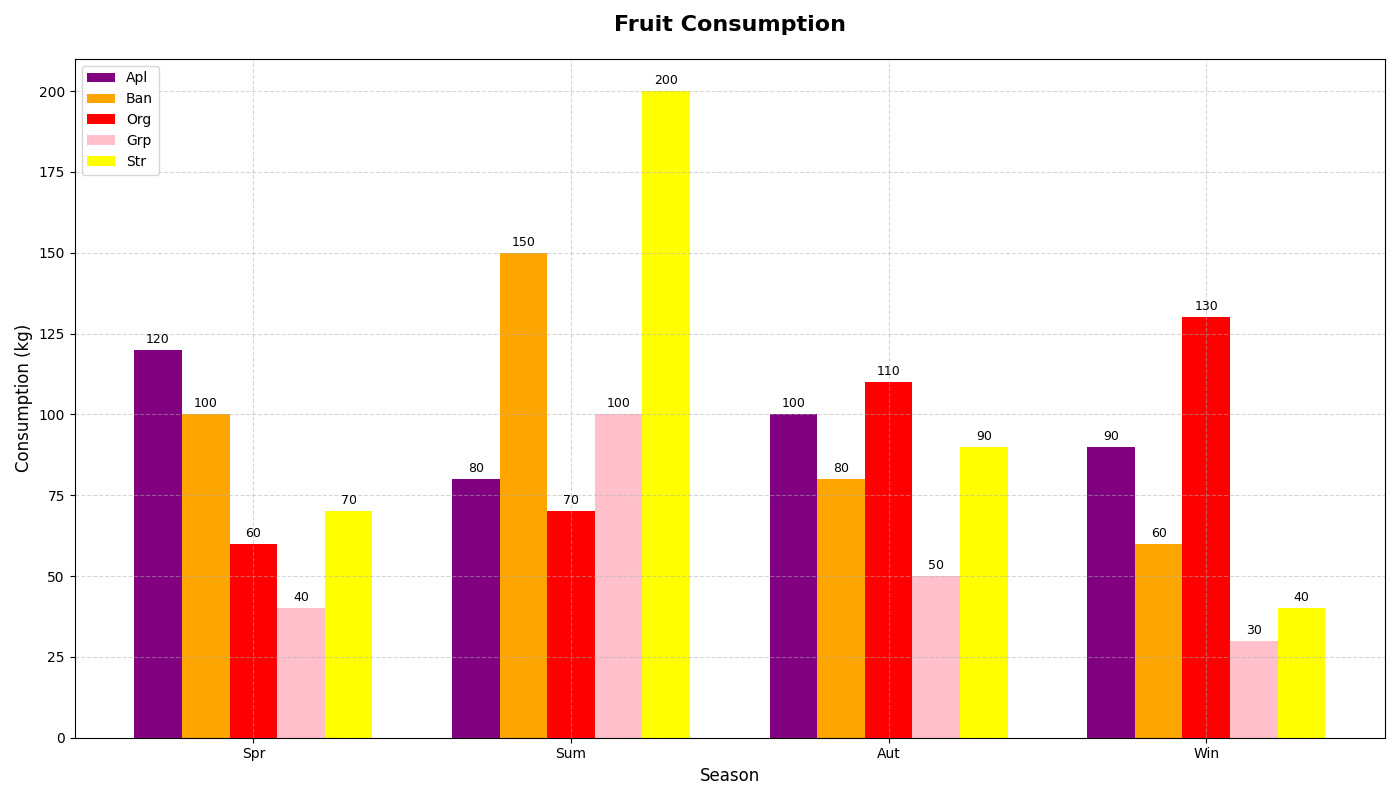

Python code for this plot:
import matplotlib.pyplot as plt
import numpy as np

seasons = ['Spr', 'Sum', 'Aut', 'Win']

apples = np.array([120, 80, 100, 90])
bananas = np.array([100, 150, 80, 60])
oranges = np.array([60, 70, 110, 130])
grapes = np.array([40, 100, 50, 30])
strawberries = np.array([70, 200, 90, 40])

fig, ax = plt.subplots(figsize=(14, 8))

bar_width = 0.15

positions_apples = np.arange(len(seasons))
positions_bananas = positions_apples + bar_width
positions_oranges = positions_apples + 2 * bar_width
positions_grapes = positions_apples + 3 * bar_width
positions_strawberries = positions_apples + 4 * bar_width

bars_apples = ax.bar(positions_apples, apples, bar_width, label='Apl', color='purple')
bars_bananas = ax.bar(positions_bananas, bananas, bar_width, label='Ban', color='orange')
bars_oranges = ax.bar(positions_oranges, oranges, bar_width, label='Org', color='red')
bars_grapes = ax.bar(positions_grapes, grapes, bar_width, label='Grp', color='pink')
bars_strawberries = ax.bar(positions_strawberries, strawberries, bar_width, label='Str', color='yellow')

ax.set_title('Fruit Consumption', fontsize=16, fontweight='bold', pad=20)
ax.set_xlabel('Season', fontsize=12)
ax.set_ylabel('Consumption (kg)', fontsize=12)
ax.set_xticks(positions_apples + 2 * bar_width)
ax.set_xticklabels(seasons)

ax.grid(True, linestyle='--', alpha=0.5)

ax.legend(loc='upper left', fontsize=10)

bars = [bars_apples, bars_bananas, bars_oranges, bars_grapes, bars_strawberries]
for bar_set in bars:
    for bar in bar_set:
        height = bar.get_height()
        ax.annotate(f'{height}',
                    xy=(bar.get_x() + bar.get_width() / 2, height),
                    xytext=(0, 3), 
                    textcoords='offset points',
                    ha='center', va='bottom', fontsize=9)

plt.tight_layout()

plt.show()
